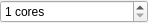
<?xml version="1.0" encoding="UTF-8"?>
<ui version="4.0">
 <class>cpuCoresFrame</class>
 <widget class="QFrame" name="cpuCoresFrame">
  <property name="geometry">
   <rect>
    <x>0</x>
    <y>0</y>
    <width>148</width>
    <height>21</height>
   </rect>
  </property>
  <property name="windowTitle">
   <string>Frame</string>
  </property>
  <layout class="QHBoxLayout" name="horizontalLayout">
   <property name="spacing">
    <number>0</number>
   </property>
   <property name="leftMargin">
    <number>0</number>
   </property>
   <property name="topMargin">
    <number>0</number>
   </property>
   <property name="rightMargin">
    <number>0</number>
   </property>
   <property name="bottomMargin">
    <number>0</number>
   </property>
   <item>
    <widget class="QSpinBox" name="cpuCoresSpin">
     <property name="suffix">
      <string> cores</string>
     </property>
     <property name="minimum">
      <number>1</number>
     </property>
     <property name="maximum">
      <number>256</number>
     </property>
    </widget>
   </item>
  </layout>
 </widget>
 <resources/>
 <connections/>
</ui>
